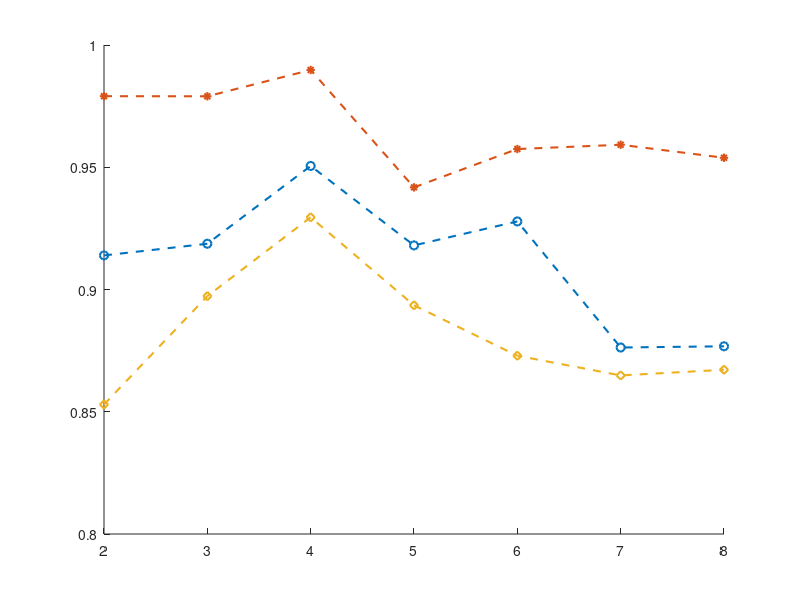

Write MATLAB code to recreate this figure. (Note: this script raises an error after producing the figure.)
%Resultados para diferentes niveles de EEP
clear, clc, close all;
%%%%%%%%%%%%%%%%%%%%%%%%%%%%%%%%%%%%%%%%%%%%%%%%%%%%%%%%%%%%%%%%%%%%%%%%%%% 
L = [2 3 4 5 6 7 8];

OA_ip = [0.91394282 0.91872378 0.95053176 0.91804078 0.92784759 0.87628061  0.87676847];
OA_pu = [0.9890649  0.98901814 0.9997896  0.95177202 0.96745839 0.96920516  0.96387507]-0.01;
OA_ksc = [0.85296104 0.89728459 0.929526   0.89353675 0.87291499 0.86485703 0.86717904];
%OA_mean = (OA_ip+OA_sv+OA_pu)/3;

figure;
hold on; grid off;
plot(L,OA_ip,'--o','lineWidth',1.5);
plot(L,OA_pu,'--*','lineWidth',1.5);
plot(L,OA_ksc,'--d','lineWidth',1.5);
%axis([1 9 0.90 0.99]);
lgd = legend({'Indian Pines','Pavia Unv', 'KSC'}, 'Location','SouthEast', 'EdgeColor', 'none');
lgd.Title.String = 'Datasets';
ytickformat('%.2f')
